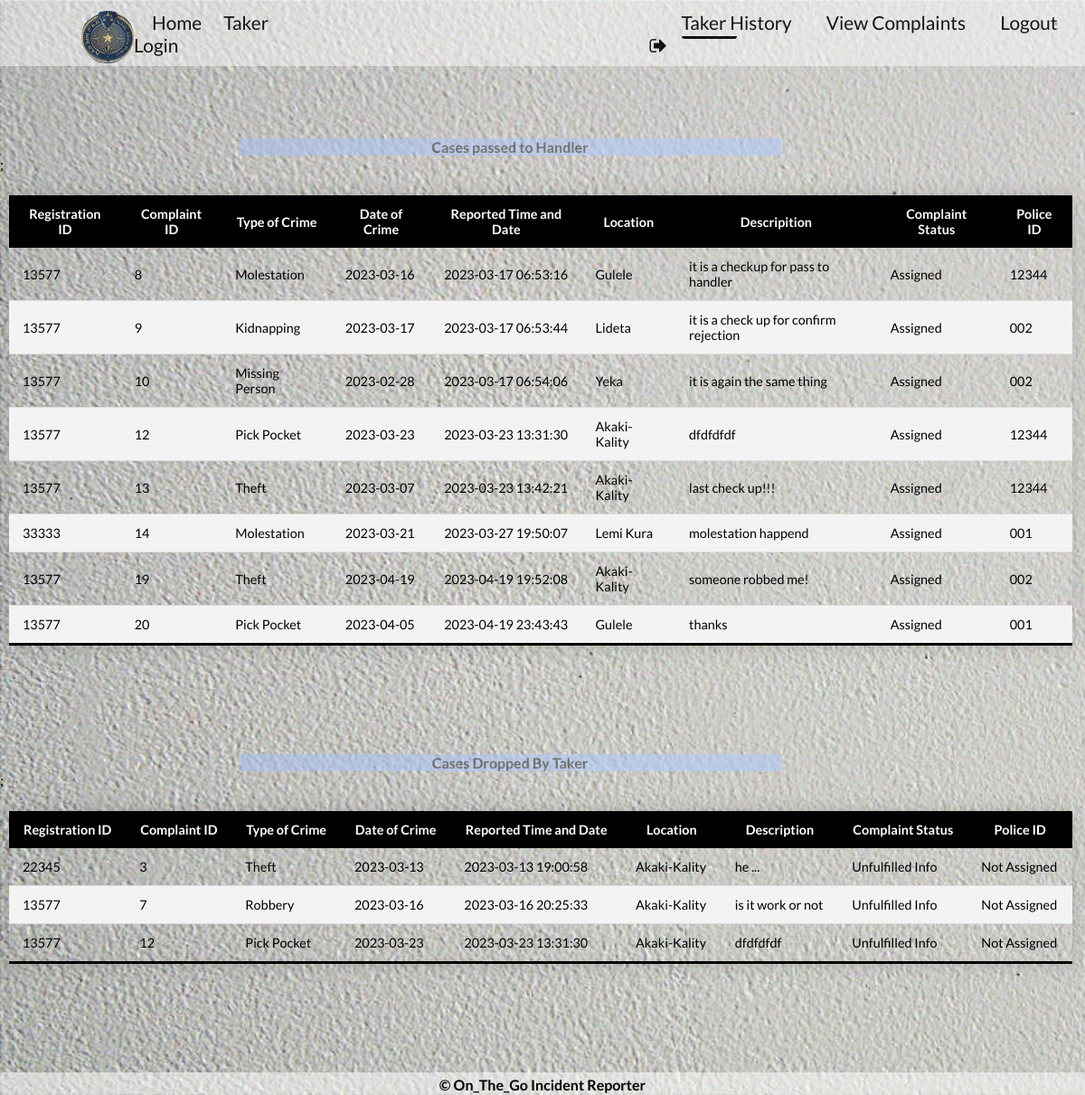
Page /TakerHistory.php (signed in) on the committed database.
### tables this page shows
CREATE TABLE `p_handler` (
  `c_id` int(11) NOT NULL,
  `id_no` bigint(12) NOT NULL,
  `type_crime` varchar(50) NOT NULL,
  `d_o_c` date NOT NULL,
  `repo_time_and_date` varchar(50) NOT NULL,
  `location` varchar(50) NOT NULL,
  `description` varchar(7000) NOT NULL,
  `inc_status` varchar(50) NOT NULL,
  `pol_status` varchar(50) DEFAULT NULL,
  `p_id` varchar(50) NOT NULL
);

CREATE TABLE `del_taker` (
  `c_id` int(11) NOT NULL,
  `id_no` bigint(12) NOT NULL,
  `type_crime` varchar(50) NOT NULL,
  `d_o_c` date NOT NULL,
  `repo_time_and_date` varchar(50) NOT NULL,
  `location` varchar(50) NOT NULL,
  `description` varchar(7000) NOT NULL,
  `inc_status` varchar(50) NOT NULL,
  `p_id` varchar(50) NOT NULL
);

### TakerHistory.php (the view, shortened to what this page needs)
<!DOCTYPE html>
<html>
<head>
  <link rel="stylesheet" type="text/css" href="../on_the_go incident reporter/Assets/css/TakerHistory.css">
  <link rel="stylesheet" type="text/css" href="https://maxcdn.bootstrapcdn.com/font-awesome/4.4.0/css/font-awesome.min.css">
</head>
<body>
 <header>
     <div class="leftside">
         <a href=""> <img class="pic" src="../on_the_go incident reporter/Assets/pictures/logos.png" alt="Addis Ababa police commission logo"  ></a>
                <nav class="navleft">
                  <a href="home.php"> Home </a>
                  <a href="Takerlogin.php">Taker Login</a></li>
              </nav>
      </div>
         <nav class="navigation">
            <a href="TakerHistory.php" class="active">Taker History</a>
            <a href="TakerHome.php">View Complaints</a>
            <a href="Taker_logout.php">Logout <i class="fa fa-sign-out" aria-hidden="true"></i></a>
         </nav>
</header>
<?php
include("connection.php");
  $sql = "SELECT id_no,c_id, type_crime, d_o_c,repo_time_and_date,location,description, inc_status, p_id FROM p_handler";
  $result = mysqli_query($conn, $sql);
  if (mysqli_num_rows($result) > 0) {
      echo "<h4 class='title'> Cases passed to Handler </h4>";
      echo "<table class='table'>";
      echo "<thead>";
      echo "<tr>;
      <th>Registration ID</th>
      <th>Complaint ID</th>
      <th>Type of Crime</th>
      <th>Date of Crime</th>
      <th>Reported Time and Date </th>
      <th>Location</th>
      <th> Descripition </th>
      <th>Complaint Status</th>
      <th>Police ID</th></tr>";
      echo "</thead>";
      echo "<tbody>";
      while ($row = mysqli_fetch_assoc($result)) {
        echo "<tr  id='complaint-".$row["c_id"]."'>
            <td>" . $row["id_no"] . "</td>
            <td>" . $row["c_id"] . "</td>
            <td>" . $row["type_crime"] . "</td>
            <td>" . $row["d_o_c"] . "</td>
            <td>" . $row["repo_time_and_date"] . "</td>
            <td>" . $row["location"] . "</td>
            <td>" . $row["description"] . "</td>
            <td>" . $row["inc_status"] . "</td>
            <td>" . $row["p_id"] . "</td>
        </tr>";
    }
    echo "</tbody>";
      echo "</table>";
  } else {
      echo "No complaints found.";
  }
  $sql = "SELECT id_no,c_id, type_crime, d_o_c,repo_time_and_date,location,description, inc_status, p_id FROM del_taker";
  $result = mysqli_query($conn, $sql);
  if (mysqli_num_rows($result) > 0) {
      echo "<h4 class='title'>Cases Dropped By Taker</h4>";
      echo "<table class='table'>";
      echo "<thead>";
      echo "<tr>;
      <th>Registration ID</th>
      <th>Complaint ID</th>
      <th>Type of Crime</th>
      <th>Date of Crime</th>
      <th>Reported Time and Date </th>
      <th>Location</th>
      <th> Description </th>
      <th>Complaint Status</th>
      <th>Police ID</th></tr>";
      echo "</thead>";
      echo "<tbody>";
      while ($row = mysqli_fetch_assoc($result)) {
        echo "<tr  id='complaint-".$row["c_id"]."'>
            <td>" . $row["id_no"] . "</td>
            <td>" . $row["c_id"] . "</td>
            <td>" . $row["type_crime"] . "</td>
            <td>" . $row["d_o_c"] . "</td>
            <td>" . $row["repo_time_and_date"] . "</td>
            <td>" . $row["location"] . "</td>
            <td>" . $row["description"] . "</td>
            <td>" . $row["inc_status"] . "</td>
            <td>" . $row["p_id"] . "</td>
        </tr>";
    }
    echo "</tbody>";
      echo "</table>";
  } else {
      echo "No complaints found.";
  }
  ?>
  <?php
   include("footers.php");
  ?>
</body>
</html>

### Assets/css/TakerHistory.css (style rules this page uses)
* { margin: 0; padding: 0; box-sizing: border-box; font-family: 'lato',sans-serif; }
body { justify-content: center; align-items: center; min-height: 100vh; background: url(../pictures/back.jpg) no-repeat; background-size: cover; }
header { position: relative; top: 0; left: 0; width: 100%; padding: 0px 10px; background: rgba(255,255,255, .5); opacity: 0.9; border: 2px 0px solid rgba(255,255,255, .5); border-radius: 0px; display: flex; align-items: center ; z-index: 99; margin-bottom: 80px; }
.pic { height:70px; padding-left: 60px; padding-right: 0px; padding-top: 12px; margin-right: 0px; }
.leftside { margin-left:20px; margin-right:370px; display: flex; justify-content: space-between; align-items: center; }
.navleft a { position: relative; font-size: 1.3em; color: #000; text-decoration: none; font-weight: 500; margin-left: 20px; }
.navleft a::after { content:''; position: absolute; left: 0; bottom:-6px; width:50%; height: 3px; background: black; border-radius: 5px; transform-origin: right; transform:scaleX(0); transition: transform .5s; }
.navigation a { position: relative; font-size: 1.3em; color: #000; text-decoration: none; font-weight: 500; margin-left: 35px; }
nav a.active:before { position:absolute; content: " "; width:50%; height: 3px; border-bottom: 3px solid black; border-radius: 5px; bottom:-6px; }
.navigation a::after { content:''; position: absolute; left: 0; bottom:-6px; width:50%; height: 3px; background: black; border-radius: 5px; transform-origin: right; transform:scaleX(0); transition: transform .5s; }
.title { text-align:center; font-weight:bolder; background: url(../pictures/allpage.jpg) no-repeat; opacity: 0.6; width: 50%; height: 8%; margin-left: 22%; color:#3b3b3b; align-items: center; }
.table { border-collapse: collapse; margin-left:10px ; margin-top: 25px; margin-bottom: 10%; font-size: 0.9em; min-width: 400px; width: 98%; border-radius: 0px 0px 0 0; overflow: hidden; box-shadow: 0 0 20px rgba(0 , 0 ,0 ,0.15); }
.table thead tr { background-color: #000; color:white; font-weight: bold; }
.table th,.table td { padding: 12px 15px; }
.table tbody tr { border-bottom: 1px solid #dddddd; }
.table tbody tr:nth-of-type(even) { background-color: #f3f3f3; }
.table tbody tr:last-of-type { border-bottom: 3px solid #000; }

### rows in the picture
p_handler: id_no "13577", c_id "8", type_crime "Molestation", d_o_c "2023-03-16", repo_time_and_date "2023-03-17 06:53:16", location "Gulele", description "it is a checkup for pass to handler", inc_status "Assigned", p "12344"
p_handler: id_no "13577", c_id "9", type_crime "Kidnapping", d_o_c "2023-03-17", repo_time_and_date "2023-03-17 06:53:44", location "Lideta", description "it is a check up for confirm rejection", inc_status "Assigned", p "002"
p_handler: id_no "13577", c_id "10", type_crime "Missing Person", d_o_c "2023-02-28", repo_time_and_date "2023-03-17 06:54:06", location "Yeka", description "it is again the same thing", inc_status "Assigned", p "002"
p_handler: id_no "13577", c_id "12", type_crime "Pick Pocket", d_o_c "2023-03-23", repo_time_and_date "2023-03-23 13:31:30", location "Akaki-Kality", description "dfdfdfdf", inc_status "Assigned", p "12344"
p_handler: id_no "13577", c_id "13", type_crime "Theft", d_o_c "2023-03-07", repo_time_and_date "2023-03-23 13:42:21", location "Akaki-Kality", description "last check up!!!", inc_status "Assigned", p "12344"
p_handler: id_no "33333", c_id "14", type_crime "Molestation", d_o_c "2023-03-21", repo_time_and_date "2023-03-27 19:50:07", location "Lemi Kura", description "molestation happend", inc_status "Assigned", p "001"
p_handler: id_no "13577", c_id "19", type_crime "Theft", d_o_c "2023-04-19", repo_time_and_date "2023-04-19 19:52:08", location "Akaki-Kality", description "someone robbed me!", inc_status "Assigned", p "002"
p_handler: id_no "13577", c_id "20", type_crime "Pick Pocket", d_o_c "2023-04-05", repo_time_and_date "2023-04-19 23:43:43", location "Gulele", description "thanks", inc_status "Assigned", p "001"
del_taker: id_no "22345", c_id "3", type_crime "Theft", d_o_c "2023-03-13", repo_time_and_date "2023-03-13 19:00:58", location "Akaki-Kality", description "he ...", inc_status "Unfulfilled Info", p "Not Assigned"
del_taker: id_no "13577", c_id "7", type_crime "Robbery", d_o_c "2023-03-16", repo_time_and_date "2023-03-16 20:25:33", location "Akaki-Kality", description "is it work or not", inc_status "Unfulfilled Info", p "Not Assigned"
del_taker: id_no "13577", c_id "12", type_crime "Pick Pocket", d_o_c "2023-03-23", repo_time_and_date "2023-03-23 13:31:30", location "Akaki-Kality", description "dfdfdfdf", inc_status "Unfulfilled Info", p "Not Assigned"
